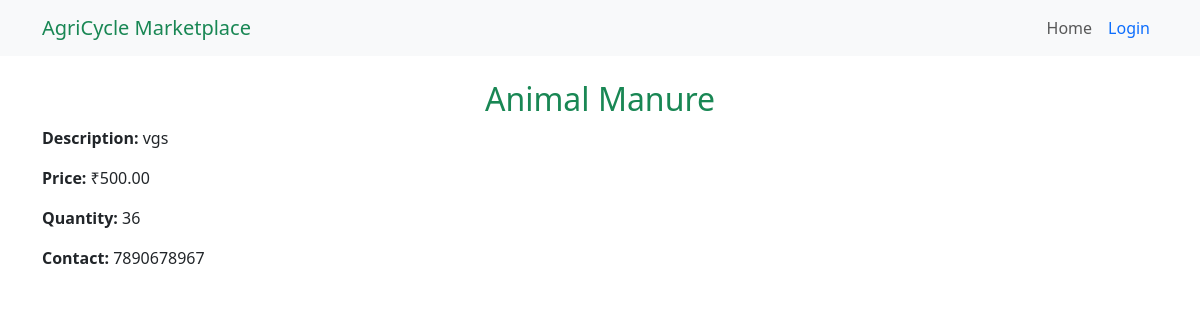
The app's page /marketplace/view_item.php?id=7 with its own data.
### tables this page shows
CREATE TABLE `marketplace_items` (
  `id` int(11) NOT NULL,
  `user_id` int(11) NOT NULL,
  `item_name` varchar(255) NOT NULL,
  `description` text NOT NULL,
  `price` decimal(10,2) NOT NULL,
  `quantity` int(11) NOT NULL,
  `contact_info` varchar(255) NOT NULL,
  `created_at` timestamp NOT NULL DEFAULT current_timestamp()
);

### marketplace/view_item.php (the view, shortened to what this page needs)
<?php
include '../config/db_connect.php';
$item_id = intval($_GET['id']);
$query = "SELECT * FROM marketplace_items WHERE id = '$item_id'";
$result = mysqli_query($conn, $query);
$item = mysqli_fetch_assoc($result);
?>
<!DOCTYPE html>
<html lang="en">
<head>
    <link rel="stylesheet" href="https://cdn.jsdelivr.net/npm/bootstrap@5.3.0/dist/css/bootstrap.min.css">
</head>
<body>
<?php include '../marketplace/navbar.php'; ?>
<div class="container mt-4">
    <h2 class="text-center text-success"><?= htmlspecialchars($item['item_name']) ?></h2>
    <p><strong>Description:</strong> <?= htmlspecialchars($item['description']) ?></p>
    <p><strong>Price:</strong> ₹<?= htmlspecialchars($item['price']) ?></p>
    <p><strong>Quantity:</strong> <?= htmlspecialchars($item['quantity']) ?></p>
    <p><strong>Contact:</strong> <?= htmlspecialchars($item['contact_info']) ?></p>
</div>
</body>
</html>

### records on screen
marketplace_items: item_name "Animal Manure", description "vgs", price "500.00", quantity "36", contact_info "7890678967"
